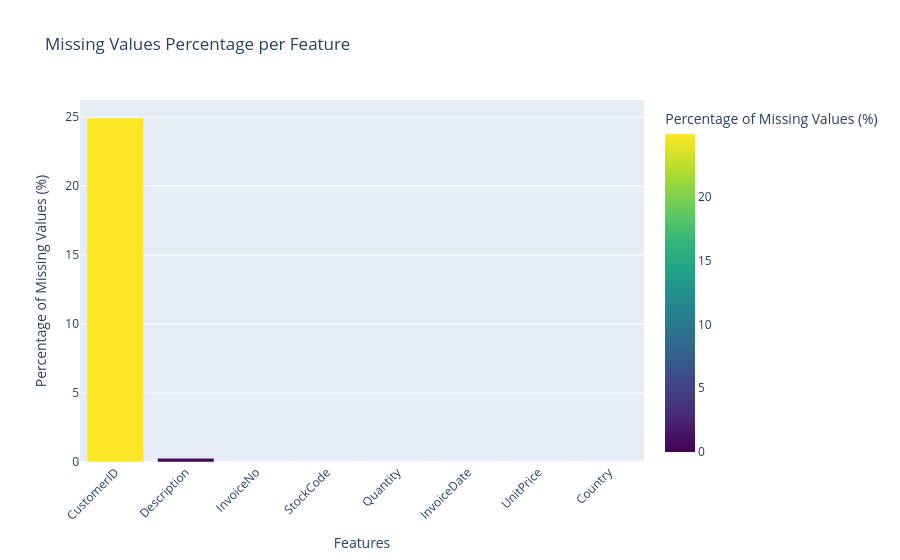

Notebook code cell kept with this figure:
### Code cell
# missing values in train dataset
missing_values = data.isnull().sum()
missing_percentage = data.isnull().sum() * 100 / len(data)
missing_data = pd.DataFrame({'missing_sum': missing_values, 'missing_percentage': missing_percentage})

fig = px.bar(missing_data.sort_values('missing_percentage', ascending=False), 
             x=missing_data.sort_values('missing_percentage', ascending=False).index,
             y='missing_percentage',
             title='Missing Values Percentage per Feature',
             labels={'index': 'Features', 'missing_percentage': 'Percentage of Missing Values (%)'},
             color='missing_percentage',
             color_continuous_scale='Viridis')


fig.update_layout(xaxis_tickangle=-45, 
                  xaxis_title='Features', 
                  yaxis_title='Percentage of Missing Values (%)')


fig.show()

### Figure 1 — Plotly figure (JSON) as saved in the notebook; plotly's stock layout.template omitted (floating-point values rounded to 4 significant figures)
{"data": [{"hovertemplate": "x=%{x}<br>Percentage of Missing Values (%)=%{marker.color}<extra></extra>", "legendgroup": "", "marker": {"color": [24.93, 0.2683, 0.0, 0.0, 0.0, 0.0, 0.0, 0.0], "coloraxis": "coloraxis", "pattern": {"shape": ""}}, "name": "", "orientation": "v", "showlegend": false, "textposition": "auto", "type": "bar", "x": ["CustomerID", "Description", "InvoiceNo", "StockCode", "Quantity", "InvoiceDate", "UnitPrice", "Country"], "xaxis": "x", "y": [24.93, 0.2683, 0.0, 0.0, 0.0, 0.0, 0.0, 0.0], "yaxis": "y"}], "layout": {"barmode": "relative", "coloraxis": {"colorbar": {"title": {"text": "Percentage of Missing Values (%)"}}, "colorscale": [[0, "#440154"], [0.1111, "#482878"], [0.2222, "#3e4989"], [0.3333, "#31688e"], [0.4444, "#26828e"], [0.5556, "#1f9e89"], [0.6667, "#35b779"], [0.7778, "#6ece58"], [0.8889, "#b5de2b"], [1, "#fde725"]]}, "legend": {"tracegroupgap": 0}, "title": {"text": "Missing Values Percentage per Feature"}, "xaxis": {"anchor": "y", "domain": [0, 1], "tickangle": -45, "title": {"text": "Features"}}, "yaxis": {"anchor": "x", "domain": [0, 1], "title": {"text": "Percentage of Missing Values (%)"}}}}
